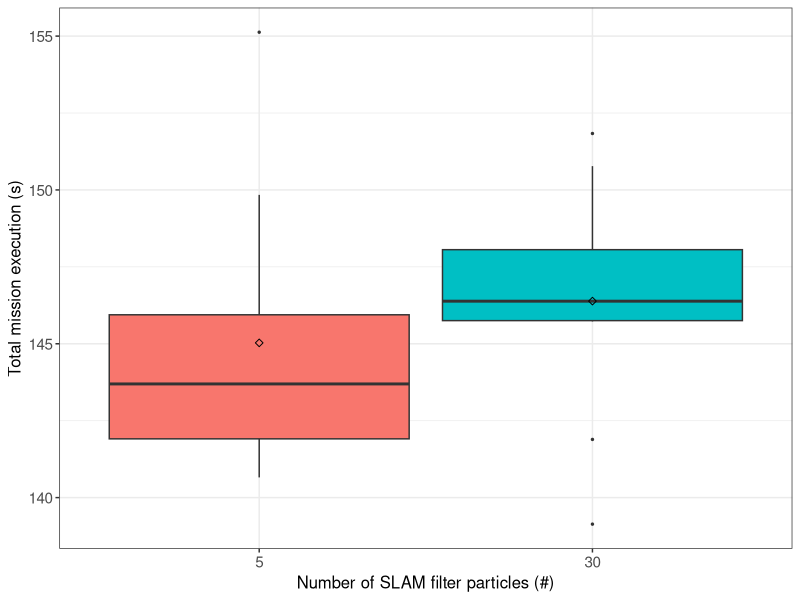
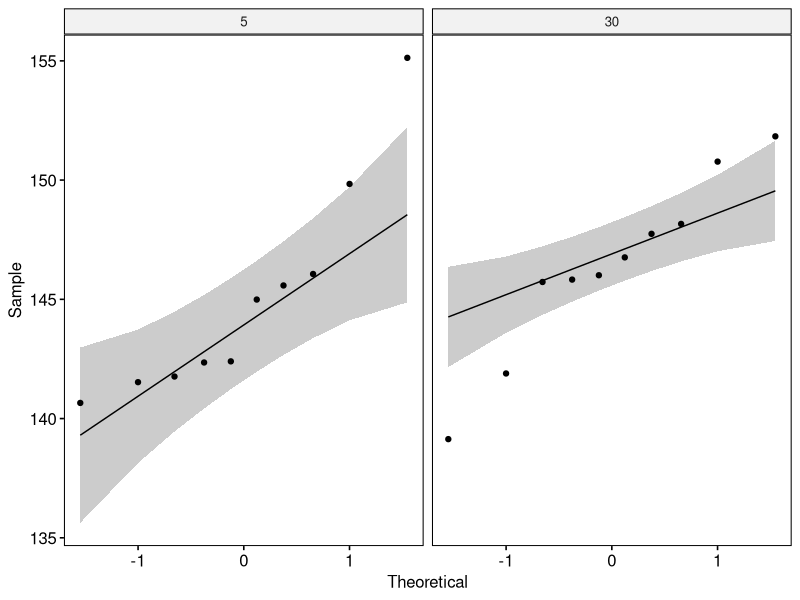

Write R code to recreate these figures, in order.
## ---- chunk 1
if (!require('tidyverse')) install.packages('tidyverse', dependencies = TRUE); library('tidyverse')
if (!require('ggpubr')) install.packages('ggpubr', dependencies = TRUE); library('ggpubr')
if (!require('rstatix')) install.packages('rstatix', dependencies = TRUE); library('rstatix')
if (!require('ggplot2')) install.packages('ggplot2', dependencies = TRUE); library('ggplot2')
## ---- chunk 2
data <- read.csv(file = '../../raw_data/test_particles/run_table.csv')
data <- subset(data, select = c(X__run_id, particles, mission_execution_s))
data$particles <- as.factor(data$particles)
data$mission_execution_s <- as.numeric(data$mission_execution_s)
## ---- chunk 3
data %>%
  group_by(particles) %>%
  get_summary_stats(mission_execution_s, type = "mean_sd")
## ---- chunk 4
ggplot(data, aes(x = particles, y = mission_execution_s, fill = particles)) +
  theme_bw() + 
  geom_boxplot(width = 0.9, outlier.size = 0.5) + 
  stat_summary(fun = mean, color = 'black', geom = 'point', shape = 5, size = 1.5) +
  labs(x = "Number of SLAM filter particles (#)", y = "Total mission execution (s)") +
  theme(legend.position = 'none') +
  theme(
    axis.title.x = element_text(size = 12, family = 'sans'),
    axis.title.y = element_text(size = 12, family = 'sans'),
    axis.text.x = element_text(size = 11, family = 'sans'),
    axis.text.y = element_text(size = 11, family = 'sans'),
    
  )
## ---- chunk 5
data %>% 
  group_by(particles) %>%
  identify_outliers(mission_execution_s)
## ---- chunk 6
ggqqplot(data, x = "mission_execution_s", facet.by = "particles")
## ---- chunk 7
data %>%
  group_by(particles) %>%
  shapiro_test(mission_execution_s)
## ---- chunk 8
data %>%
  t_test(mission_execution_s ~ particles) %>%
  add_significance()
